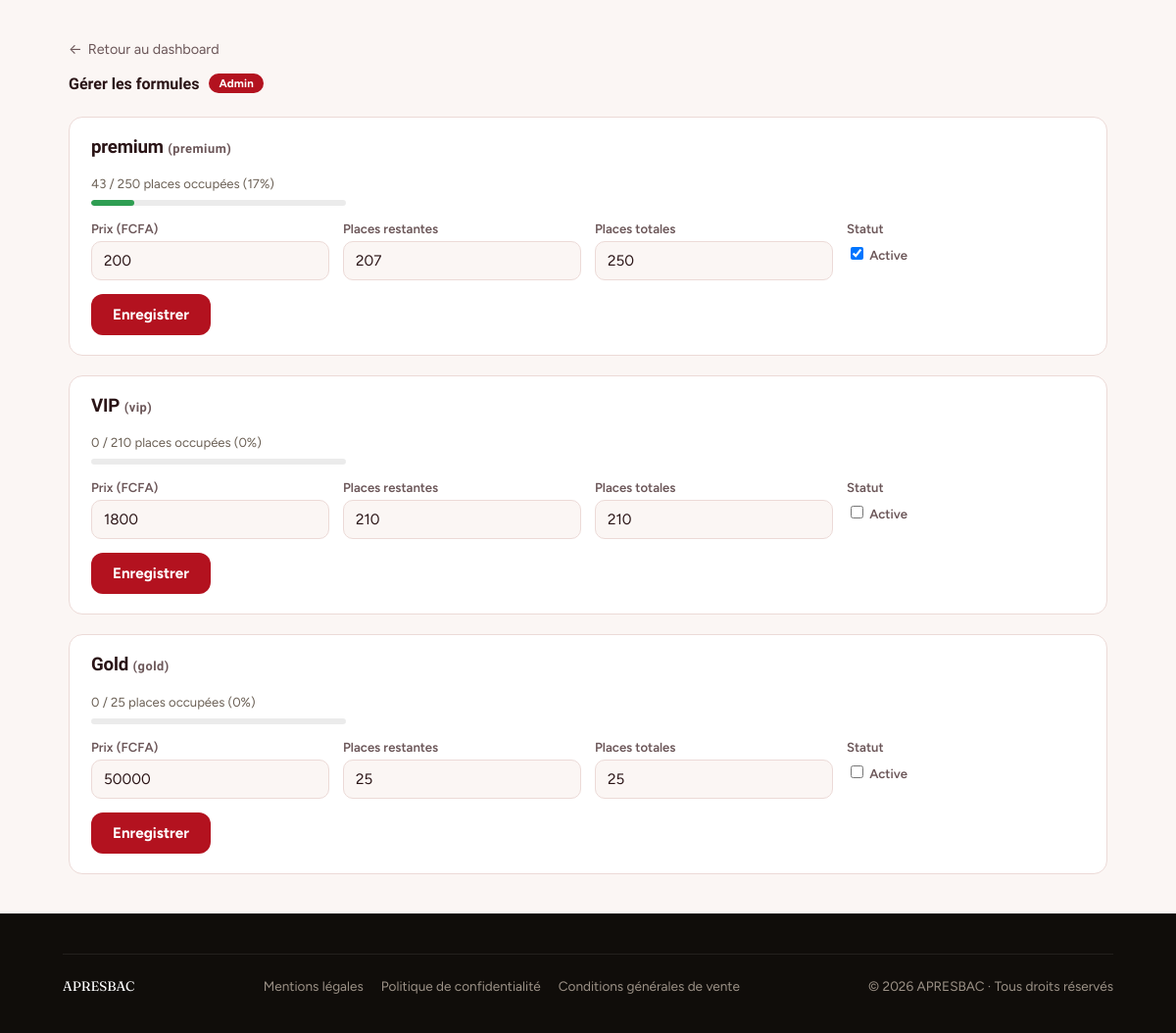
The app's page /admin/formules.php (signed in) with its own data.
### tables this page shows
CREATE TABLE `formules` (
  `id` int NOT NULL AUTO_INCREMENT,
  `code` enum('premium','vip','gold') NOT NULL,
  `nom` varchar(50) NOT NULL,
  `prix` int NOT NULL,
  `avantages` json NOT NULL,
  `places_totales` int NOT NULL,
  `places_restantes` int NOT NULL,
  `actif` tinyint(1) NOT NULL DEFAULT '1',
  PRIMARY KEY (`id`),
  UNIQUE KEY `code` (`code`)
);

### admin/formules.php (the view, shortened to what this page needs)
<?php
$pdo = Database::getConnection();
$formules = $pdo->query('SELECT * FROM formules ORDER BY prix ASC')->fetchAll();
require_once __DIR__ . '/../includes/header.php';
?>
<div class="admin-wrap">
    <a href="/admin/dashboard.php" class="admin-retour">
        <span aria-hidden="true">←</span> Retour au dashboard
    </a>
    <div class="admin-header">
        <p class="admin-brand">Gérer les formules <span class="admin-brand-tag">Admin</span></p>
    </div>
    <?php foreach ($formules as $f):
        $placesOccupees = (int) $f['places_totales'] - (int) $f['places_restantes'];
        $pourcentageOccupe = $f['places_totales'] > 0
            ? round(($placesOccupees / $f['places_totales']) * 100)
            : 0;
        if ($pourcentageOccupe >= 80) {
            $couleurJauge = '#a32d2d';
        } elseif ($pourcentageOccupe >= 50) {
            $couleurJauge = '#c98f00';
        } else {
            $couleurJauge = '#2e9e52';
        }
    ?>
    <div class="admin-card">
        <h3><?= htmlspecialchars($f['nom']) ?> <span class="admin-detail-label" style="display:inline; text-transform:none;">(<?= htmlspecialchars($f['code']) ?>)</span></h3>
        <p class="admin-places-occupees">
            <?= $placesOccupees ?> / <?= (int) $f['places_totales'] ?> places occupées (<?= $pourcentageOccupe ?>%)
        </p>
        <div class="admin-places-jauge">
            <div class="admin-places-jauge-remplie" style="width: <?= $pourcentageOccupe ?>%; background: <?= $couleurJauge ?>;"></div>
        </div>
        <form method="POST" style="margin-top: 16px;">
            <div class="admin-form-grid">
                <div>
                    <label>Prix (FCFA)</label>
                    <input type="number" name="prix" min="0" value="<?= (int) $f['prix'] ?>" required>
                </div>
                <div>
                    <label>Places restantes</label>
                    <input type="number" name="places_restantes" min="0" max="<?= (int) $f['places_totales'] ?>" value="<?= (int) $f['places_restantes'] ?>" required>
                </div>
                <div>
                    <label>Places totales</label>
                    <input type="number" name="places_totales" min="0" value="<?= (int) $f['places_totales'] ?>" required>
                </div>
                <div>
                    <label>Statut</label>
                    <label class="admin-checkbox-row">
                        <input type="checkbox" name="actif" <?= $f['actif'] ? 'checked' : '' ?>>
                        Active
                    </label>
                </div>
            </div>
            <button type="submit" class="admin-btn-primary">Enregistrer</button>
        </form>
    </div>
    <?php endforeach; ?>
</div>
<?php require_once __DIR__ . '/../includes/footer.php'; ?>

### assets/css/style.css (style rules this page uses)
:root { --ink: #100D0A; --ink-soft: #2B2620; --paper: #FAF7F2; --card: #FFFFFF; --line: #EAE3D8; --accent: #E8531F; --accent-dark: #C13F12; --accent-soft: #FDE7DA; --gold: #D9A441; --text-dark: #171310; --text-soft: #6B6055; --white: #FFFFFF; --font-display: 'Fraunces', serif; --font-body: 'Manrope', sans-serif; --radius-lg: 20px; --radius-md: 14px; --radius-pill: 100px; --shadow-card: 0 16px 32px -18px rgba(16, 13, 10, 0.25); --shadow-btn: 0 10px 22px -8px rgba(232, 83, 31, 0.55); }
* { box-sizing: border-box; }
html { scroll-behavior: smooth; }
body { margin: 0; font-family: var(--font-body); color: var(--text-dark); background: var(--paper); -webkit-font-smoothing: antialiased; }
h1, h2, h3 { font-family: var(--font-display); margin: 0; line-height: 1.08; letter-spacing: -0.01em; }
p { margin: 0; }
a { text-decoration: none; color: inherit; }

### includes/admin-theme.php (style rules this page uses)
:root { --admin-bg: #fbf6f4; --admin-card-bg: #ffffff; --admin-border: #ecdad7; --admin-text: #2a1416; --admin-text-muted: #6b5658; --admin-th-bg: #fdece9; --admin-row-hover: #fff5f3; --admin-erreur-bg: #fbe3e0; --admin-erreur-text: #5c0a14; --admin-succes-bg: #e9f5ec; --admin-succes-text: #1c6b3a; --admin-accent: #b3121f; --admin-accent-deep: #5c0a14; --admin-accent-on: #f4b41a; --admin-display: 'Bricolage Grotesque', 'Figtree', system-ui, sans-serif; }
body { background: var(--admin-bg); color: var(--admin-text); font-family: 'Figtree', system-ui, -apple-system, 'Segoe UI', Roboto, sans-serif; transition: background .2s ease, color .2s ease; }
.admin-wrap { max-width: 1100px; margin: 40px auto; padding: 0 20px; }
.admin-header { display: flex; flex-wrap: wrap; justify-content: space-between; align-items: center; gap: 16px; margin-bottom: 24px; }
.admin-brand { display: flex; align-items: center; gap: 10px; font-family: var(--admin-display); font-weight: 800; color: var(--admin-text); }
.admin-brand-tag { padding: 3px 10px; border-radius: 999px; background: var(--admin-accent); color: #fff; font-family: 'Figtree', system-ui, sans-serif; font-size: 0.72rem; font-weight: 700; letter-spacing: 0.02em; }
.admin-detail-label { font-size: 0.8rem; color: var(--admin-text-muted); margin: 0 0 4px; text-transform: uppercase; letter-spacing: .04em; }
.admin-retour { display: inline-flex; align-items: center; gap: 6px; color: var(--admin-text-muted); text-decoration: none; margin-bottom: 16px; font-size: 0.9rem; }
.admin-btn-primary { display: inline-flex; align-items: center; justify-content: center; padding: 12px 22px; border: 0; border-radius: 12px; background: var(--admin-accent); color: #fff; font-family: inherit; font-size: 0.95rem; font-weight: 700; text-decoration: none; cursor: pointer; transition: background .15s ease; }
.admin-card { background: var(--admin-card-bg); border: 1px solid var(--admin-border); border-radius: 14px; padding: 20px 22px; margin-bottom: 20px; }
.admin-card h3 { margin: 0 0 14px; font-family: var(--admin-display); font-weight: 800; color: var(--admin-text); }
.admin-form-grid { display: grid; grid-template-columns: repeat(auto-fit, minmax(160px, 1fr)); gap: 14px; margin-bottom: 14px; }
.admin-form-grid label { display: block; font-size: 0.82rem; margin-bottom: 5px; color: var(--admin-text-muted); font-weight: 600; }
.admin-form-grid input[type="number"] { width: 100%; padding: 10px 12px; border: 1.5px solid var(--admin-border); border-radius: 10px; background: var(--admin-bg); color: var(--admin-text); font-family: inherit; font-size: 0.95rem; }
.admin-checkbox-row { display: flex; align-items: center; gap: 8px; margin-top: 8px; color: var(--admin-text); }
.admin-checkbox-row input { width: auto; }

### admin/formules.php (style rules this page uses)
.admin-places-occupees { display: inline-block; margin-top: 6px; font-size: 0.82rem; color: var(--admin-text-soft, #6b6055); }
.admin-places-jauge { margin-top: 8px; height: 6px; border-radius: 999px; background: rgba(0,0,0,0.08); overflow: hidden; max-width: 260px; }
.admin-places-jauge-remplie { height: 100%; border-radius: inherit; transition: width 0.3s ease, background-color 0.3s ease; }

### records on screen
formules: nom "premium", code "premium", placesOccupees "43", places_totales "250", pourcentageOccupe "17", prix "200", places_restantes "207", actif "☑"
formules: nom "VIP", code "vip", placesOccupees "0", places_totales "210", pourcentageOccupe "0", prix "1800", places_restantes "210"
formules: nom "Gold", code "gold", placesOccupees "0", places_totales "25", pourcentageOccupe "0", prix "50000", places_restantes "25"
